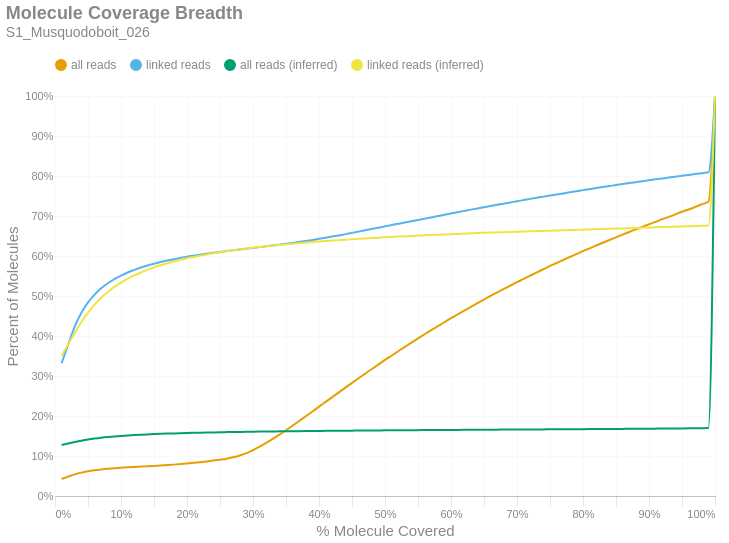

Here is the notebook cell this chart was saved with:
### Markdown cell above
### Molecule Read Coverage
This chart shows molecule coverage breadth as computed by the number of bases aligned to that molecule. In other words, "*how much of each unique long molecule is actually sequenced/aligned?*" Keep in mind there is a distinction between sequences and alignments, since some sequences belonging to a particular molecule may not align well and wouldn't appear in the alignment data. This chart also shows molecule coverage breadth as computed by the *inferred fragment* from which the aligned sequences originate. Unlike read coverage, this calculation takes into account the total insert size, including unsequenced gaps between the forward and reverse reads. Like the previous figures, these are cumulative percents.

### Code cell
if SKIPLR:
    print_html(f"Skipped")
else:
    binned_df = consolidated_hist(valids['coverage_bp'], mask, 0.01, True)
    binned_df_inf = consolidated_hist(valids['coverage_inserts'], mask, 0.01, True)
    binned_df = binned_df.with_columns(pl.lit(binned_df_inf['all reads (cumsum)']).alias('all reads (inferred)'))
    binned_df = binned_df.with_columns(pl.lit(binned_df_inf['linked reads (cumsum)']).alias('linked reads (inferred)'))
    binned_df = binned_df.with_columns(
        (pl.col('bin').cast(pl.Float64) + 0.01).alias('right_edge')
    )

    with SafeRender(binned_df):
        (
            density_plot(binned_df, 'Molecule Coverage Breadth', samplename, 'molcov', ['all reads (inferred)','linked reads (inferred)'])
            .encode(
                #x=alt.X('bin:Q', title="% Molecule Covered").axis(format = '%').scale(padding=0),
                x=alt.X('right_edge:Q', title="% Molecule Covered").axis(format='%').scale(padding=0),
                y=alt.Y('value:Q', title='Percent of Molecules')
                    .axis(format='%')
                    .stack(False)
                    .scale(domainMin=0, padding=0),
                color=alt.Color("key:N").scale(domain = ["all reads", "linked reads", "all reads (inferred)", "linked reads (inferred)"]),
                tooltip = [
                    alt.Tooltip("key:N", title = "Data Type"),
                    alt.Tooltip("range_label:N", title="% Molecule Covered"),
                    alt.Tooltip("value:Q", format = ".2%", title="% Molecules")
                ]
            )
        ).display()

### Figure 1 — Vega-Lite specification as saved in the notebook (floating-point values rounded to 4 significant figures)
{"width": "container", "height": 400, "config": {"title": {"anchor": "start", "dy": -15, "fontSize": 18, "color": "#888888", "subtitleColor": "#888888", "subtitleFontSize": 14}, "arc": {"fill": "#0072B2"}, "axis": {"domainColor": "#888888", "domainWidth": 0.5, "gridWidth": 0.2, "grid": false, "titleFontWeight": 400, "titleFontSize": 15, "labelFontSize": 11, "labelColor": "#888888", "tickColor": "#888888", "tickWidth": 0.2, "titleColor": "#888888"}, "axisBand": {"grid": false}, "axisX": {"grid": true, "tickSize": 10, "domainCap": "round"}, "axisY": {"domain": false, "grid": true, "tickSize": 0, "domainCap": "round"}, "background": "transparent", "header": {"labelFontSize": 15, "labelColor": "#888888", "titleFontSize": 15, "titleFontWeight": 600, "titleColor": "#888888"}, "legend": {"labelFont": "sans-serif", "labelFontSize": 12, "labelColor": "#888888", "symbolSize": 100, "symbolType": "circle", "titleFontSize": 12, "titlePadding": 10, "titleColor": "#888888", "title": null, "orient": "top"}, "range": {"category": ["#E69F00", "#56B4E9", "#009E73", "#F0E442", "#0072B2", "#D55E00", "#CC79A7", "#000000"], "diverging": ["#cfe8f3", "#a2d4ec", "#73bfe2", "#46abdb", "#1696d2", "#12719e"]}, "area": {"fill": "#0072B2", "fillOpacity": 0.7, "line": true, "strokeOpacity": 0.7}, "line": {"color": "#0072B2", "stroke": "#0072B2", "strokeWidth": 2}, "trail": {"color": "#0072B2", "stroke": "#0072B2", "strokeWidth": 0, "size": 1}, "point": {"filled": true, "fillOpacity": 1.0, "size": 95}, "text": {"color": "#888888", "fontSize": 11, "align": "right", "fontWeight": 400, "size": 11}, "bar": {"fill": "#0072B2", "stroke": null}, "view": {"stroke": null, "continuousWidth": 660, "continuousHeight": 400}}, "data": {"name": "data-e5a400e5d4deb2e70fad131dbdbc6a22"}, "mark": {"type": "line", "interpolate": "monotone", "point": {"opacity": 0, "size": 275}}, "encoding": {"color": {"field": "key", "scale": {"domain": ["all reads", "linked reads", "all reads (inferred)", "linked reads (inferred)"]}, "type": "nominal"}, "tooltip": [{"field": "key", "title": "Data Type", "type": "nominal"}, {"field": "range_label", "title": "% Molecule Covered", "type": "nominal"}, {"field": "value", "format": ".2%", "title": "% Molecules", "type": "quantitative"}], "x": {"axis": {"format": "%"}, "field": "right_edge", "scale": {"padding": 0}, "title": "% Molecule Covered", "type": "quantitative"}, "y": {"axis": {"format": "%"}, "field": "value", "scale": {"domainMin": 0, "padding": 0}, "stack": false, "title": "Percent of Molecules", "type": "quantitative"}}, "params": [{"name": "param_c36ac31b6afebe62", "select": {"type": "point", "fields": ["key"]}, "bind": "legend"}], "title": {"text": "Molecule Coverage Breadth", "subtitle": "S1_Musquodoboit_026"}, "transform": [{"fold": ["all reads (cumsum)", "linked reads (cumsum)", "all reads (inferred)", "linked reads (inferred)"]}, {"calculate": "replace(datum.key, ' (cumsum)', '')", "as": "key"}, {"filter": {"param": "param_c36ac31b6afebe62"}}], "usermeta": {"embedOptions": {"downloadFileName": "S1_Musquodoboit_026.molcov"}}, "$schema": "https://vega.github.io/schema/vega-lite/v6.1.0.json", "datasets": {"data-e5a400e5d4deb2e70fad131dbdbc6a22": [{"bin": "0.0", "interval": "0.0-0.01", "all reads": 0.04246, "linked reads": 0.3319, "all reads (cumsum)": 0.04246, "linked reads (cumsum)": 0.3319, "range_label": "0.0-0.01", "all reads (inferred)": 0.1277, "linked reads (inferred)": 0.3505, "right_edge": 0.01}, {"bin": "0.01", "interval": "0.01-0.02", "all reads": 0.005941, "linked reads": 0.04689, "all reads (cumsum)": 0.0484, "linked reads (cumsum)": 0.3788, "range_label": "0.01-0.02", "all reads (inferred)": 0.1313, "linked reads (inferred)": 0.3792, "right_edge": 0.02}, {"bin": "0.02", "interval": "0.02-0.03", "all reads": 0.005667, "linked reads": 0.04532, "all reads (cumsum)": 0.05407, "linked reads (cumsum)": 0.4241, "range_label": "0.02-0.03", "all reads (inferred)": 0.1349, "linked reads (inferred)": 0.4077, "right_edge": 0.03}, {"bin": "0.03", "interval": "0.03-0.04", "all reads": 0.004359, "linked reads": 0.03423, "all reads (cumsum)": 0.05843, "linked reads (cumsum)": 0.4583, "range_label": "0.03-0.04", "all reads (inferred)": 0.1382, "linked reads (inferred)": 0.4349, "right_edge": 0.04}, {"bin": "0.04", "interval": "0.04-0.05", "all reads": 0.003255, "linked reads": 0.02562, "all reads (cumsum)": 0.06168, "linked reads (cumsum)": 0.4839, "range_label": "0.04-0.05", "all reads (inferred)": 0.1411, "linked reads (inferred)": 0.4585, "right_edge": 0.05}, {"bin": "0.05", "interval": "0.05-0.06", "all reads": 0.002528, "linked reads": 0.01965, "all reads (cumsum)": 0.06421, "linked reads (cumsum)": 0.5036, "range_label": "0.05-0.06", "all reads (inferred)": 0.1435, "linked reads (inferred)": 0.4786, "right_edge": 0.06}, {"bin": "0.06", "interval": "0.06-0.07", "all reads": 0.002019, "linked reads": 0.0156, "all reads (cumsum)": 0.06623, "linked reads (cumsum)": 0.5192, "range_label": "0.06-0.07", "all reads (inferred)": 0.1456, "linked reads (inferred)": 0.4958, "right_edge": 0.07}, {"bin": "0.07", "interval": "0.07-0.08", "all reads": 0.001648, "linked reads": 0.01263, "all reads (cumsum)": 0.06788, "linked reads (cumsum)": 0.5318, "range_label": "0.07-0.08", "all reads (inferred)": 0.1473, "linked reads (inferred)": 0.5102, "right_edge": 0.08}, {"bin": "0.08", "interval": "0.08-0.09", "all reads": 0.001424, "linked reads": 0.01063, "all reads (cumsum)": 0.0693, "linked reads (cumsum)": 0.5424, "range_label": "0.08-0.09", "all reads (inferred)": 0.1488, "linked reads (inferred)": 0.5227, "right_edge": 0.09}, {"bin": "0.09", "interval": "0.09-0.1", "all reads": 0.001215, "linked reads": 0.008694, "all reads (cumsum)": 0.07052, "linked reads (cumsum)": 0.5511, "range_label": "0.09-0.1", "all reads (inferred)": 0.1501, "linked reads (inferred)": 0.5335, "right_edge": 0.1}, {"bin": "0.1", "interval": "0.1-0.11", "all reads": 0.001111, "linked reads": 0.007667, "all reads (cumsum)": 0.07163, "linked reads (cumsum)": 0.5588, "range_label": "0.1-0.11", "all reads (inferred)": 0.1513, "linked reads (inferred)": 0.543, "right_edge": 0.11}, {"bin": "0.11", "interval": "0.11-0.12", "all reads": 0.0009681, "linked reads": 0.006387, "all reads (cumsum)": 0.0726, "linked reads (cumsum)": 0.5652, "range_label": "0.11-0.12", "all reads (inferred)": 0.1523, "linked reads (inferred)": 0.5513, "right_edge": 0.12}, {"bin": "0.12", "interval": "0.12-0.13", "all reads": 0.0009454, "linked reads": 0.005939, "all reads (cumsum)": 0.07354, "linked reads (cumsum)": 0.5711, "range_label": "0.12-0.13", "all reads (inferred)": 0.1532, "linked reads (inferred)": 0.5588, "right_edge": 0.13}, {"bin": "0.13", "interval": "0.13-0.14", "all reads": 0.000865, "linked reads": 0.005026, "all reads (cumsum)": 0.07441, "linked reads (cumsum)": 0.5761, "range_label": "0.13-0.14", "all reads (inferred)": 0.154, "linked reads (inferred)": 0.5653, "right_edge": 0.14}, {"bin": "0.14", "interval": "0.14-0.15", "all reads": 0.0008828, "linked reads": 0.004624, "all reads (cumsum)": 0.07529, "linked reads (cumsum)": 0.5808, "range_label": "0.14-0.15", "all reads (inferred)": 0.1547, "linked reads (inferred)": 0.5715, "right_edge": 0.15}, {"bin": "0.15", "interval": "0.15-0.16", "all reads": 0.0009387, "linked reads": 0.004086, "all reads (cumsum)": 0.07623, "linked reads (cumsum)": 0.5849, "range_label": "0.15-0.16", "all reads (inferred)": 0.1554, "linked reads (inferred)": 0.577, "right_edge": 0.16}, {"bin": "0.16", "interval": "0.16-0.17", "all reads": 0.001033, "linked reads": 0.003742, "all reads (cumsum)": 0.07726, "linked reads (cumsum)": 0.5886, "range_label": "0.16-0.17", "all reads (inferred)": 0.156, "linked reads (inferred)": 0.5818, "right_edge": 0.17}, {"bin": "0.17", "interval": "0.17-0.18", "all reads": 0.001181, "linked reads": 0.003421, "all reads (cumsum)": 0.07844, "linked reads (cumsum)": 0.592, "range_label": "0.17-0.18", "all reads (inferred)": 0.1565, "linked reads (inferred)": 0.5862, "right_edge": 0.18}, {"bin": "0.18", "interval": "0.18-0.19", "all reads": 0.001321, "linked reads": 0.003213, "all reads (cumsum)": 0.07976, "linked reads (cumsum)": 0.5952, "range_label": "0.18-0.19", "all reads (inferred)": 0.157, "linked reads (inferred)": 0.5904, "right_edge": 0.19}, {"bin": "0.19", "interval": "0.19-0.2", "all reads": 0.001504, "linked reads": 0.003036, "all reads (cumsum)": 0.08127, "linked reads (cumsum)": 0.5983, "range_label": "0.19-0.2", "all reads (inferred)": 0.1575, "linked reads (inferred)": 0.5942, "right_edge": 0.2}, {"bin": "0.2", "interval": "0.2-0.21", "all reads": 0.001582, "linked reads": 0.002636, "all reads (cumsum)": 0.08285, "linked reads (cumsum)": 0.6009, "range_label": "0.2-0.21", "all reads (inferred)": 0.1579, "linked reads (inferred)": 0.5976, "right_edge": 0.21}, {"bin": "0.21", "interval": "0.21-0.22", "all reads": 0.00176, "linked reads": 0.0025, "all reads (cumsum)": 0.08461, "linked reads (cumsum)": 0.6034, "range_label": "0.21-0.22", "all reads (inferred)": 0.1583, "linked reads (inferred)": 0.6009, "right_edge": 0.22}, {"bin": "0.22", "interval": "0.22-0.23", "all reads": 0.001911, "linked reads": 0.002437, "all reads (cumsum)": 0.08652, "linked reads (cumsum)": 0.6058, "range_label": "0.22-0.23", "all reads (inferred)": 0.1587, "linked reads (inferred)": 0.604, "right_edge": 0.23}, {"bin": "0.23", "interval": "0.23-0.24", "all reads": 0.002059, "linked reads": 0.002238, "all reads (cumsum)": 0.08858, "linked reads (cumsum)": 0.6081, "range_label": "0.23-0.24", "all reads (inferred)": 0.1591, "linked reads (inferred)": 0.6069, "right_edge": 0.24}, {"bin": "0.24", "interval": "0.24-0.25", "all reads": 0.002273, "linked reads": 0.002135, "all reads (cumsum)": 0.09085, "linked reads (cumsum)": 0.6102, "range_label": "0.24-0.25", "all reads (inferred)": 0.1594, "linked reads (inferred)": 0.6096, "right_edge": 0.25}, {"bin": "0.25", "interval": "0.25-0.26", "all reads": 0.002546, "linked reads": 0.002071, "all reads (cumsum)": 0.0934, "linked reads (cumsum)": 0.6123, "range_label": "0.25-0.26", "all reads (inferred)": 0.1597, "linked reads (inferred)": 0.6121, "right_edge": 0.26}, {"bin": "0.26", "interval": "0.26-0.27", "all reads": 0.003245, "linked reads": 0.002061, "all reads (cumsum)": 0.09664, "linked reads (cumsum)": 0.6143, "range_label": "0.26-0.27", "all reads (inferred)": 0.16, "linked reads (inferred)": 0.6144, "right_edge": 0.27}, {"bin": "0.27", "interval": "0.27-0.28", "all reads": 0.004542, "linked reads": 0.001991, "all reads (cumsum)": 0.1012, "linked reads (cumsum)": 0.6163, "range_label": "0.27-0.28", "all reads (inferred)": 0.1602, "linked reads (inferred)": 0.6165, "right_edge": 0.28}, {"bin": "0.28", "interval": "0.28-0.29", "all reads": 0.006111, "linked reads": 0.001909, "all reads (cumsum)": 0.1073, "linked reads (cumsum)": 0.6182, "range_label": "0.28-0.29", "all reads (inferred)": 0.1605, "linked reads (inferred)": 0.6186, "right_edge": 0.29}, {"bin": "0.29", "interval": "0.29-0.3", "all reads": 0.007465, "linked reads": 0.00193, "all reads (cumsum)": 0.1148, "linked reads (cumsum)": 0.6202, "range_label": "0.29-0.3", "all reads (inferred)": 0.1607, "linked reads (inferred)": 0.6206, "right_edge": 0.3}, {"bin": "0.3", "interval": "0.3-0.31", "all reads": 0.008433, "linked reads": 0.002, "all reads (cumsum)": 0.1232, "linked reads (cumsum)": 0.6222, "range_label": "0.3-0.31", "all reads (inferred)": 0.161, "linked reads (inferred)": 0.6225, "right_edge": 0.31}, {"bin": "0.31", "interval": "0.31-0.32", "all reads": 0.009394, "linked reads": 0.001927, "all reads (cumsum)": 0.1326, "linked reads (cumsum)": 0.6241, "range_label": "0.31-0.32", "all reads (inferred)": 0.1612, "linked reads (inferred)": 0.6243, "right_edge": 0.32}, {"bin": "0.32", "interval": "0.32-0.33", "all reads": 0.0102, "linked reads": 0.002046, "all reads (cumsum)": 0.1428, "linked reads (cumsum)": 0.6261, "range_label": "0.32-0.33", "all reads (inferred)": 0.1614, "linked reads (inferred)": 0.6261, "right_edge": 0.33}, {"bin": "0.33", "interval": "0.33-0.34", "all reads": 0.01065, "linked reads": 0.002208, "all reads (cumsum)": 0.1534, "linked reads (cumsum)": 0.6284, "range_label": "0.33-0.34", "all reads (inferred)": 0.1616, "linked reads (inferred)": 0.6276, "right_edge": 0.34}, {"bin": "0.34", "interval": "0.34-0.35", "all reads": 0.01098, "linked reads": 0.002188, "all reads (cumsum)": 0.1644, "linked reads (cumsum)": 0.6305, "range_label": "0.34-0.35", "all reads (inferred)": 0.1618, "linked reads (inferred)": 0.6292, "right_edge": 0.35}, {"bin": "0.35", "interval": "0.35-0.36", "all reads": 0.01142, "linked reads": 0.002278, "all reads (cumsum)": 0.1758, "linked reads (cumsum)": 0.6328, "range_label": "0.35-0.36", "all reads (inferred)": 0.162, "linked reads (inferred)": 0.6307, "right_edge": 0.36}, {"bin": "0.36", "interval": "0.36-0.37", "all reads": 0.01157, "linked reads": 0.002439, "all reads (cumsum)": 0.1874, "linked reads (cumsum)": 0.6353, "range_label": "0.36-0.37", "all reads (inferred)": 0.1622, "linked reads (inferred)": 0.6321, "right_edge": 0.37}, {"bin": "0.37", "interval": "0.37-0.38", "all reads": 0.01187, "linked reads": 0.002431, "all reads (cumsum)": 0.1993, "linked reads (cumsum)": 0.6377, "range_label": "0.37-0.38", "all reads (inferred)": 0.1624, "linked reads (inferred)": 0.6335, "right_edge": 0.38}, {"bin": "0.38", "interval": "0.38-0.39", "all reads": 0.0119, "linked reads": 0.002469, "all reads (cumsum)": 0.2112, "linked reads (cumsum)": 0.6402, "range_label": "0.38-0.39", "all reads (inferred)": 0.1625, "linked reads (inferred)": 0.6349, "right_edge": 0.39}, {"bin": "0.39", "interval": "0.39-0.4", "all reads": 0.01218, "linked reads": 0.002741, "all reads (cumsum)": 0.2234, "linked reads (cumsum)": 0.6429, "range_label": "0.39-0.4", "all reads (inferred)": 0.1627, "linked reads (inferred)": 0.6361, "right_edge": 0.4}, {"bin": "0.4", "interval": "0.4-0.41", "all reads": 0.01189, "linked reads": 0.002779, "all reads (cumsum)": 0.2352, "linked reads (cumsum)": 0.6457, "range_label": "0.4-0.41", "all reads (inferred)": 0.1628, "linked reads (inferred)": 0.6373, "right_edge": 0.41}, {"bin": "0.41", "interval": "0.41-0.42", "all reads": 0.01189, "linked reads": 0.002952, "all reads (cumsum)": 0.2471, "linked reads (cumsum)": 0.6486, "range_label": "0.41-0.42", "all reads (inferred)": 0.163, "linked reads (inferred)": 0.6385, "right_edge": 0.42}, {"bin": "0.42", "interval": "0.42-0.43", "all reads": 0.01196, "linked reads": 0.002841, "all reads (cumsum)": 0.2591, "linked reads (cumsum)": 0.6515, "range_label": "0.42-0.43", "all reads (inferred)": 0.1632, "linked reads (inferred)": 0.6397, "right_edge": 0.43}, {"bin": "0.43", "interval": "0.43-0.44", "all reads": 0.01179, "linked reads": 0.003189, "all reads (cumsum)": 0.2709, "linked reads (cumsum)": 0.6547, "range_label": "0.43-0.44", "all reads (inferred)": 0.1633, "linked reads (inferred)": 0.6408, "right_edge": 0.44}, {"bin": "0.44", "interval": "0.44-0.45", "all reads": 0.01185, "linked reads": 0.003109, "all reads (cumsum)": 0.2827, "linked reads (cumsum)": 0.6578, "range_label": "0.44-0.45", "all reads (inferred)": 0.1634, "linked reads (inferred)": 0.6418, "right_edge": 0.45}, {"bin": "0.45", "interval": "0.45-0.46", "all reads": 0.0117, "linked reads": 0.003194, "all reads (cumsum)": 0.2944, "linked reads (cumsum)": 0.661, "range_label": "0.45-0.46", "all reads (inferred)": 0.1636, "linked reads (inferred)": 0.6429, "right_edge": 0.46}, {"bin": "0.46", "interval": "0.46-0.47", "all reads": 0.01153, "linked reads": 0.003197, "all reads (cumsum)": 0.306, "linked reads (cumsum)": 0.6642, "range_label": "0.46-0.47", "all reads (inferred)": 0.1637, "linked reads (inferred)": 0.6439, "right_edge": 0.47}, {"bin": "0.47", "interval": "0.47-0.48", "all reads": 0.01154, "linked reads": 0.00323, "all reads (cumsum)": 0.3175, "linked reads (cumsum)": 0.6674, "range_label": "0.47-0.48", "all reads (inferred)": 0.1638, "linked reads (inferred)": 0.6448, "right_edge": 0.48}, {"bin": "0.48", "interval": "0.48-0.49", "all reads": 0.01089, "linked reads": 0.00335, "all reads (cumsum)": 0.3284, "linked reads (cumsum)": 0.6707, "range_label": "0.48-0.49", "all reads (inferred)": 0.1639, "linked reads (inferred)": 0.6457, "right_edge": 0.49}, {"bin": "0.49", "interval": "0.49-0.5", "all reads": 0.0121, "linked reads": 0.003403, "all reads (cumsum)": 0.3405, "linked reads (cumsum)": 0.6741, "range_label": "0.49-0.5", "all reads (inferred)": 0.1641, "linked reads (inferred)": 0.6467, "right_edge": 0.5}, {"bin": "0.5", "interval": "0.5-0.51", "all reads": 0.01015, "linked reads": 0.003189, "all reads (cumsum)": 0.3506, "linked reads (cumsum)": 0.6773, "range_label": "0.5-0.51", "all reads (inferred)": 0.1642, "linked reads (inferred)": 0.6477, "right_edge": 0.51}, {"bin": "0.51", "interval": "0.51-0.52", "all reads": 0.01132, "linked reads": 0.003156, "all reads (cumsum)": 0.362, "linked reads (cumsum)": 0.6805, "range_label": "0.51-0.52", "all reads (inferred)": 0.1643, "linked reads (inferred)": 0.6486, "right_edge": 0.52}, {"bin": "0.52", "interval": "0.52-0.53", "all reads": 0.0107, "linked reads": 0.003169, "all reads (cumsum)": 0.3727, "linked reads (cumsum)": 0.6837, "range_label": "0.52-0.53", "all reads (inferred)": 0.1645, "linked reads (inferred)": 0.6495, "right_edge": 0.53}, {"bin": "0.53", "interval": "0.53-0.54", "all reads": 0.01077, "linked reads": 0.003206, "all reads (cumsum)": 0.3834, "linked reads (cumsum)": 0.6869, "range_label": "0.53-0.54", "all reads (inferred)": 0.1646, "linked reads (inferred)": 0.6503, "right_edge": 0.54}, {"bin": "0.54", "interval": "0.54-0.55", "all reads": 0.01041, "linked reads": 0.003227, "all reads (cumsum)": 0.3938, "linked reads (cumsum)": 0.6901, "range_label": "0.54-0.55", "all reads (inferred)": 0.1647, "linked reads (inferred)": 0.651, "right_edge": 0.55}, {"bin": "0.55", "interval": "0.55-0.56", "all reads": 0.0105, "linked reads": 0.003247, "all reads (cumsum)": 0.4043, "linked reads (cumsum)": 0.6933, "range_label": "0.55-0.56", "all reads (inferred)": 0.1648, "linked reads (inferred)": 0.6518, "right_edge": 0.56}, {"bin": "0.56", "interval": "0.56-0.57", "all reads": 0.01026, "linked reads": 0.003156, "all reads (cumsum)": 0.4146, "linked reads (cumsum)": 0.6965, "range_label": "0.56-0.57", "all reads (inferred)": 0.1649, "linked reads (inferred)": 0.6525, "right_edge": 0.57}, {"bin": "0.57", "interval": "0.57-0.58", "all reads": 0.009896, "linked reads": 0.003245, "all reads (cumsum)": 0.4245, "linked reads (cumsum)": 0.6997, "range_label": "0.57-0.58", "all reads (inferred)": 0.165, "linked reads (inferred)": 0.6532, "right_edge": 0.58}, {"bin": "0.58", "interval": "0.58-0.59", "all reads": 0.009907, "linked reads": 0.003245, "all reads (cumsum)": 0.4344, "linked reads (cumsum)": 0.703, "range_label": "0.58-0.59", "all reads (inferred)": 0.1651, "linked reads (inferred)": 0.654, "right_edge": 0.59}, {"bin": "0.59", "interval": "0.59-0.6", "all reads": 0.01001, "linked reads": 0.003298, "all reads (cumsum)": 0.4444, "linked reads (cumsum)": 0.7063, "range_label": "0.59-0.6", "all reads (inferred)": 0.1652, "linked reads (inferred)": 0.6546, "right_edge": 0.6}, {"bin": "0.6", "interval": "0.6-0.61", "all reads": 0.009379, "linked reads": 0.003286, "all reads (cumsum)": 0.4538, "linked reads (cumsum)": 0.7096, "range_label": "0.6-0.61", "all reads (inferred)": 0.1653, "linked reads (inferred)": 0.6553, "right_edge": 0.61}, {"bin": "0.61", "interval": "0.61-0.62", "all reads": 0.009657, "linked reads": 0.003172, "all reads (cumsum)": 0.4635, "linked reads (cumsum)": 0.7127, "range_label": "0.61-0.62", "all reads (inferred)": 0.1654, "linked reads (inferred)": 0.656, "right_edge": 0.62}, {"bin": "0.62", "interval": "0.62-0.63", "all reads": 0.009324, "linked reads": 0.003187, "all reads (cumsum)": 0.4728, "linked reads (cumsum)": 0.7159, "range_label": "0.62-0.63", "all reads (inferred)": 0.1655, "linked reads (inferred)": 0.6566, "right_edge": 0.63}, {"bin": "0.63", "interval": "0.63-0.64", "all reads": 0.009249, "linked reads": 0.003074, "all reads (cumsum)": 0.482, "linked reads (cumsum)": 0.719, "range_label": "0.63-0.64", "all reads (inferred)": 0.1656, "linked reads (inferred)": 0.6573, "right_edge": 0.64}, {"bin": "0.64", "interval": "0.64-0.65", "all reads": 0.008938, "linked reads": 0.002938, "all reads (cumsum)": 0.491, "linked reads (cumsum)": 0.7219, "range_label": "0.64-0.65", "all reads (inferred)": 0.1657, "linked reads (inferred)": 0.6579, "right_edge": 0.65}, {"bin": "0.65", "interval": "0.65-0.66", "all reads": 0.009221, "linked reads": 0.003027, "all reads (cumsum)": 0.5002, "linked reads (cumsum)": 0.725, "range_label": "0.65-0.66", "all reads (inferred)": 0.1658, "linked reads (inferred)": 0.6585, "right_edge": 0.66}, {"bin": "0.66", "interval": "0.66-0.67", "all reads": 0.008657, "linked reads": 0.00299, "all reads (cumsum)": 0.5088, "linked reads (cumsum)": 0.728, "range_label": "0.66-0.67", "all reads (inferred)": 0.1659, "linked reads (inferred)": 0.659, "right_edge": 0.67}, {"bin": "0.67", "interval": "0.67-0.68", "all reads": 0.008689, "linked reads": 0.002931, "all reads (cumsum)": 0.5175, "linked reads (cumsum)": 0.7309, "range_label": "0.67-0.68", "all reads (inferred)": 0.166, "linked reads (inferred)": 0.6596, "right_edge": 0.68}, {"bin": "0.68", "interval": "0.68-0.69", "all reads": 0.008462, "linked reads": 0.002934, "all reads (cumsum)": 0.526, "linked reads (cumsum)": 0.7338, "range_label": "0.68-0.69", "all reads (inferred)": 0.1661, "linked reads (inferred)": 0.6602, "right_edge": 0.69}, {"bin": "0.69", "interval": "0.69-0.7", "all reads": 0.008544, "linked reads": 0.003064, "all reads (cumsum)": 0.5345, "linked reads (cumsum)": 0.7369, "range_label": "0.69-0.7", "all reads (inferred)": 0.1662, "linked reads (inferred)": 0.6607, "right_edge": 0.7}, {"bin": "0.7", "interval": "0.7-0.71", "all reads": 0.00818, "linked reads": 0.002917, "all reads (cumsum)": 0.5427, "linked reads (cumsum)": 0.7398, "range_label": "0.7-0.71", "all reads (inferred)": 0.1663, "linked reads (inferred)": 0.6612, "right_edge": 0.71}, {"bin": "0.71", "interval": "0.71-0.72", "all reads": 0.008174, "linked reads": 0.003011, "all reads (cumsum)": 0.5509, "linked reads (cumsum)": 0.7428, "range_label": "0.71-0.72", "all reads (inferred)": 0.1664, "linked reads (inferred)": 0.6617, "right_edge": 0.72}, {"bin": "0.72", "interval": "0.72-0.73", "all reads": 0.008193, "linked reads": 0.002878, "all reads (cumsum)": 0.5591, "linked reads (cumsum)": 0.7457, "range_label": "0.72-0.73", "all reads (inferred)": 0.1665, "linked reads (inferred)": 0.6622, "right_edge": 0.73}, {"bin": "0.73", "interval": "0.73-0.74", "all reads": 0.007842, "linked reads": 0.002717, "all reads (cumsum)": 0.5669, "linked reads (cumsum)": 0.7484, "range_label": "0.73-0.74", "all reads (inferred)": 0.1666, "linked reads (inferred)": 0.6627, "right_edge": 0.74}, {"bin": "0.74", "interval": "0.74-0.75", "all reads": 0.00815, "linked reads": 0.002779, "all reads (cumsum)": 0.5751, "linked reads (cumsum)": 0.7512, "range_label": "0.74-0.75", "all reads (inferred)": 0.1667, "linked reads (inferred)": 0.6633, "right_edge": 0.75}, {"bin": "0.75", "interval": "0.75-0.76", "all reads": 0.0074, "linked reads": 0.002612, "all reads (cumsum)": 0.5825, "linked reads (cumsum)": 0.7538, "range_label": "0.75-0.76", "all reads (inferred)": 0.1667, "linked reads (inferred)": 0.6638, "right_edge": 0.76}, {"bin": "0.76", "interval": "0.76-0.77", "all reads": 0.007532, "linked reads": 0.002702, "all reads (cumsum)": 0.59, "linked reads (cumsum)": 0.7565, "range_label": "0.76-0.77", "all reads (inferred)": 0.1668, "linked reads (inferred)": 0.6643, "right_edge": 0.77}, {"bin": "0.77", "interval": "0.77-0.78", "all reads": 0.00746, "linked reads": 0.002771, "all reads (cumsum)": 0.5975, "linked reads (cumsum)": 0.7593, "range_label": "0.77-0.78", "all reads (inferred)": 0.167, "linked reads (inferred)": 0.6649, "right_edge": 0.78}, {"bin": "0.78", "interval": "0.78-0.79", "all reads": 0.007286, "linked reads": 0.002572, "all reads (cumsum)": 0.6048, "linked reads (cumsum)": 0.7618, "range_label": "0.78-0.79", "all reads (inferred)": 0.1671, "linked reads (inferred)": 0.6654, "right_edge": 0.79}, {"bin": "0.79", "interval": "0.79-0.8", "all reads": 0.007505, "linked reads": 0.002808, "all reads (cumsum)": 0.6123, "linked reads (cumsum)": 0.7647, "range_label": "0.79-0.8", "all reads (inferred)": 0.1672, "linked reads (inferred)": 0.6659, "right_edge": 0.8}, {"bin": "0.8", "interval": "0.8-0.81", "all reads": 0.006859, "linked reads": 0.002494, "all reads (cumsum)": 0.6191, "linked reads (cumsum)": 0.7671, "range_label": "0.8-0.81", "all reads (inferred)": 0.1673, "linked reads (inferred)": 0.6664, "right_edge": 0.81}, {"bin": "0.81", "interval": "0.81-0.82", "all reads": 0.007014, "linked reads": 0.0026, "all reads (cumsum)": 0.6261, "linked reads (cumsum)": 0.7697, "range_label": "0.81-0.82", "all reads (inferred)": 0.1674, "linked reads (inferred)": 0.6669, "right_edge": 0.82}, {"bin": "0.82", "interval": "0.82-0.83", "all reads": 0.006974, "linked reads": 0.002577, "all reads (cumsum)": 0.6331, "linked reads (cumsum)": 0.7723, "range_label": "0.82-0.83", "all reads (inferred)": 0.1675, "linked reads (inferred)": 0.6674, "right_edge": 0.83}, {"bin": "0.83", "interval": "0.83-0.84", "all reads": 0.006877, "linked reads": 0.002536, "all reads (cumsum)": 0.64, "linked reads (cumsum)": 0.7749, "range_label": "0.83-0.84", "all reads (inferred)": 0.1676, "linked reads (inferred)": 0.6679, "right_edge": 0.84}, {"bin": "0.84", "interval": "0.84-0.85", "all reads": 0.006691, "linked reads": 0.00236, "all reads (cumsum)": 0.6467, "linked reads (cumsum)": 0.7772, "range_label": "0.84-0.85", "all reads (inferred)": 0.1677, "linked reads (inferred)": 0.6685, "right_edge": 0.85}, {"bin": "0.85", "interval": "0.85-0.86", "all reads": 0.006803, "linked reads": 0.002623, "all reads (cumsum)": 0.6535, "linked reads (cumsum)": 0.7798, "range_label": "0.85-0.86", "all reads (inferred)": 0.1678, "linked reads (inferred)": 0.669, "right_edge": 0.86}, {"bin": "0.86", "interval": "0.86-0.87", "all reads": 0.006518, "linked reads": 0.002396, "all reads (cumsum)": 0.66, "linked reads (cumsum)": 0.7822, "range_label": "0.86-0.87", "all reads (inferred)": 0.1679, "linked reads (inferred)": 0.6695, "right_edge": 0.87}, {"bin": "0.87", "interval": "0.87-0.88", "all reads": 0.006586, "linked reads": 0.002328, "all reads (cumsum)": 0.6666, "linked reads (cumsum)": 0.7846, "range_label": "0.87-0.88", "all reads (inferred)": 0.168, "linked reads (inferred)": 0.6701, "right_edge": 0.88}, {"bin": "0.88", "interval": "0.88-0.89", "all reads": 0.006349, "linked reads": 0.002317, "all reads (cumsum)": 0.6729, "linked reads (cumsum)": 0.7869, "range_label": "0.88-0.89", "all reads (inferred)": 0.1682, "linked reads (inferred)": 0.6706, "right_edge": 0.89}, {"bin": "0.89", "interval": "0.89-0.9", "all reads": 0.006489, "linked reads": 0.002472, "all reads (cumsum)": 0.6794, "linked reads (cumsum)": 0.7894, "range_label": "0.89-0.9", "all reads (inferred)": 0.1683, "linked reads (inferred)": 0.6712, "right_edge": 0.9}, {"bin": "0.9", "interval": "0.9-0.91", "all reads": 0.006033, "linked reads": 0.002275, "all reads (cumsum)": 0.6855, "linked reads (cumsum)": 0.7916, "range_label": "0.9-0.91", "all reads (inferred)": 0.1684, "linked reads (inferred)": 0.6717, "right_edge": 0.91}, {"bin": "0.91", "interval": "0.91-0.92", "all reads": 0.006644, "linked reads": 0.002254, "all reads (cumsum)": 0.6921, "linked reads (cumsum)": 0.7939, "range_label": "0.91-0.92", "all reads (inferred)": 0.1686, "linked reads (inferred)": 0.6723, "right_edge": 0.92}, {"bin": "0.92", "interval": "0.92-0.93", "all reads": 0.005799, "linked reads": 0.002252, "all reads (cumsum)": 0.6979, "linked reads (cumsum)": 0.7961, "range_label": "0.92-0.93", "all reads (inferred)": 0.1687, "linked reads (inferred)": 0.6727, "right_edge": 0.93}, {"bin": "0.93", "interval": "0.93-0.94", "all reads": 0.006165, "linked reads": 0.002216, "all reads (cumsum)": 0.7041, "linked reads (cumsum)": 0.7984, "range_label": "0.93-0.94", "all reads (inferred)": 0.1688, "linked reads (inferred)": 0.6732, "right_edge": 0.94}, {"bin": "0.94", "interval": "0.94-0.95", "all reads": 0.006711, "linked reads": 0.002235, "all reads (cumsum)": 0.7108, "linked reads (cumsum)": 0.8006, "range_label": "0.94-0.95", "all reads (inferred)": 0.169, "linked reads (inferred)": 0.6738, "right_edge": 0.95}, {"bin": "0.95", "interval": "0.95-0.96", "all reads": 0.005493, "linked reads": 0.0022, "all reads (cumsum)": 0.7163, "linked reads (cumsum)": 0.8028, "range_label": "0.95-0.96", "all reads (inferred)": 0.1691, "linked reads (inferred)": 0.6743, "right_edge": 0.96}, {"bin": "0.96", "interval": "0.96-0.97", "all reads": 0.00637, "linked reads": 0.002093, "all reads (cumsum)": 0.7226, "linked reads (cumsum)": 0.8049, "range_label": "0.96-0.97", "all reads (inferred)": 0.1693, "linked reads (inferred)": 0.6749, "right_edge": 0.97}, {"bin": "0.97", "interval": "0.97-0.98", "all reads": 0.006615, "linked reads": 0.002173, "all reads (cumsum)": 0.7293, "linked reads (cumsum)": 0.8071, "range_label": "0.97-0.98", "all reads (inferred)": 0.1694, "linked reads (inferred)": 0.6755, "right_edge": 0.98}, {"bin": "0.98", "interval": "0.98-0.99", "all reads": 0.006242, "linked reads": 0.00214, "all reads (cumsum)": 0.7355, "linked reads (cumsum)": 0.8092, "range_label": "0.98-0.99", "all reads (inferred)": 0.1697, "linked reads (inferred)": 0.6763, "right_edge": 0.99}, {"bin": "0.99", "interval": "0.99-1.0", "all reads": 0.2645, "linked reads": 0.1908, "all reads (cumsum)": 1.0, "linked reads (cumsum)": 1.0, "range_label": "0.99-1.0", "all reads (inferred)": 1.0, "linked reads (inferred)": 1.0, "right_edge": 1.0}]}}
